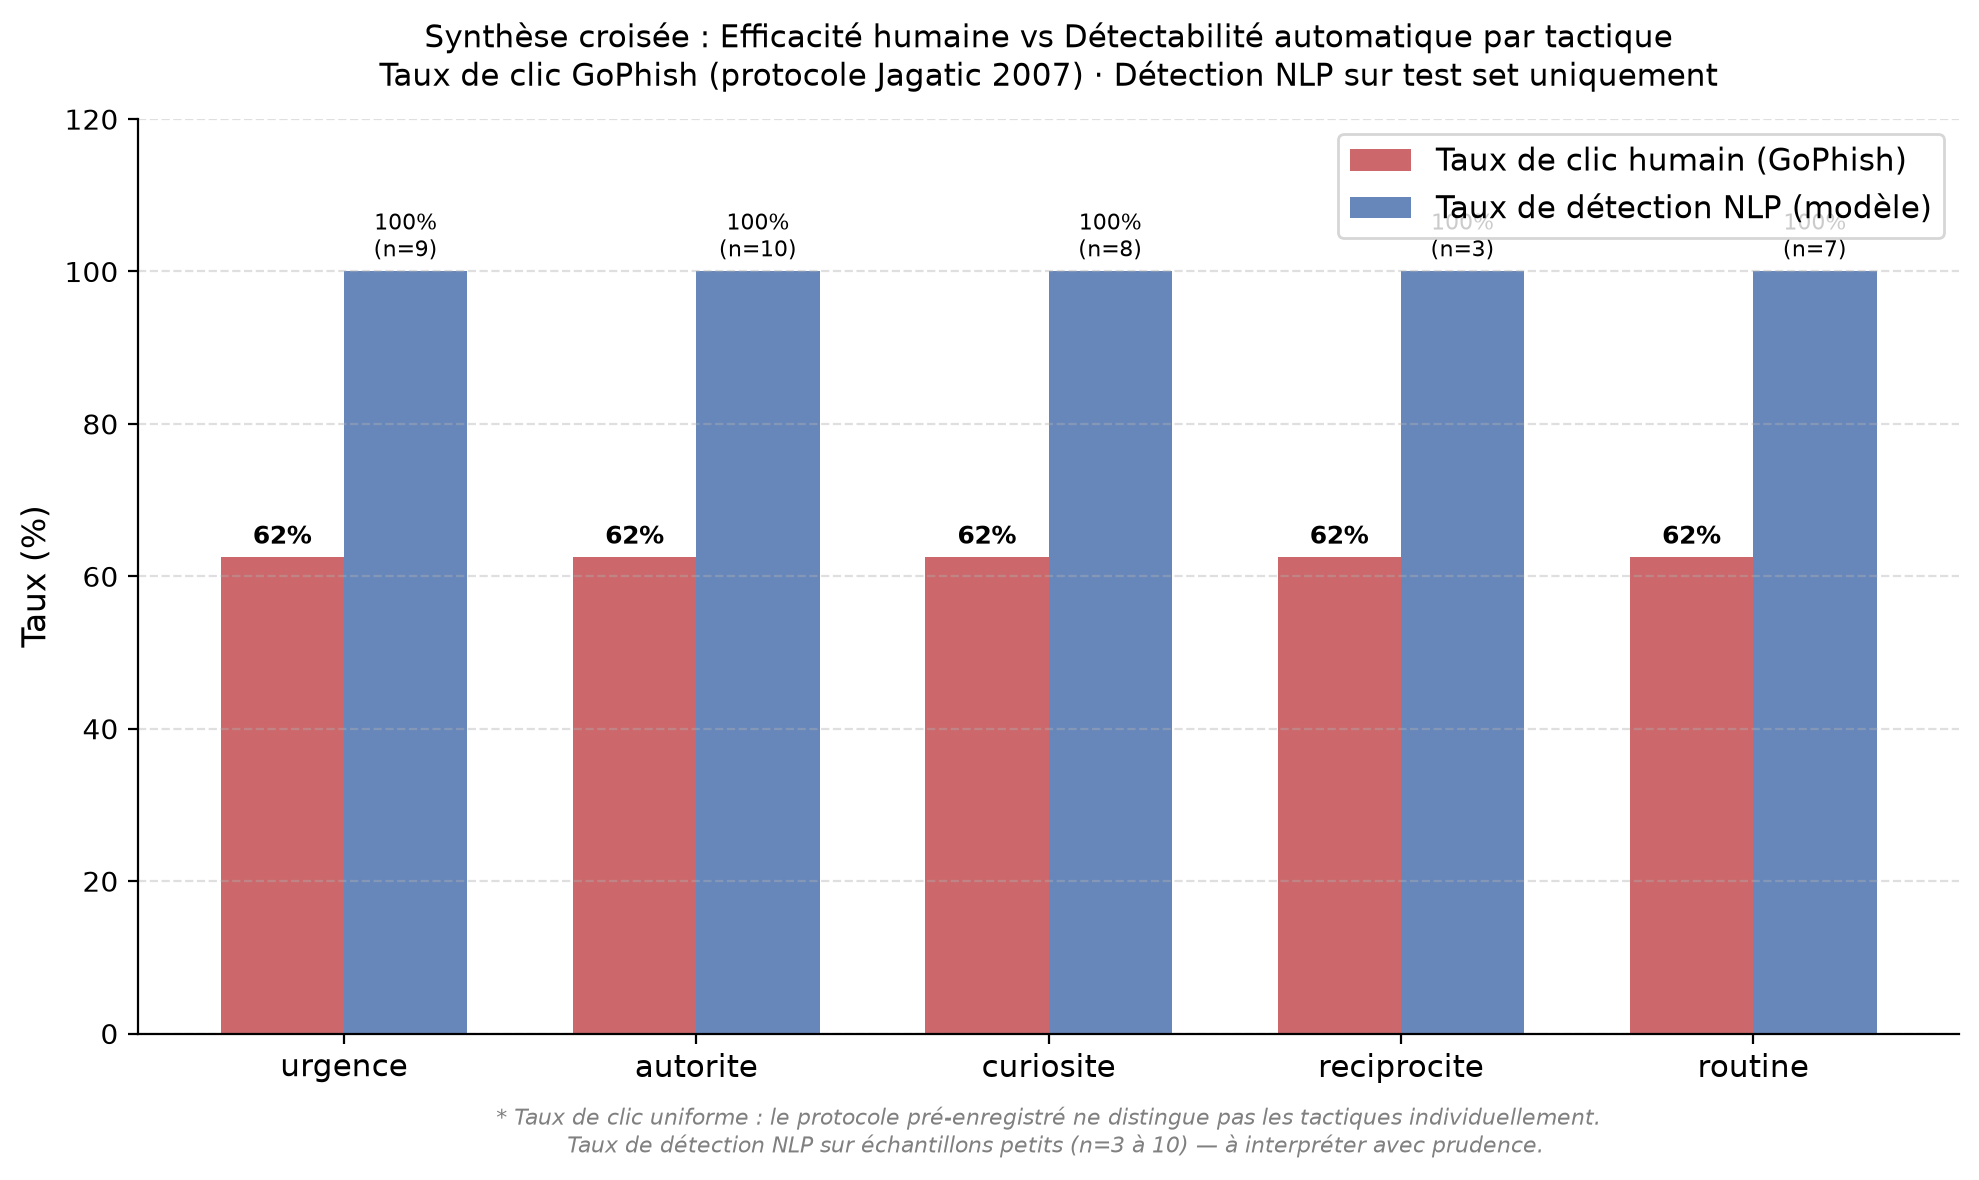

Source code (Python):
import matplotlib.pyplot as plt
import numpy as np

# Taux de clic GoPhish par tactique (campagne IA-Protocole-V1)
# Note : le protocole ne distingue pas les tactiques individuellement,
# on utilise le taux global 62.5% pour toutes les tactiques
# (affine si tu as le detail par tactique dans tes CSV GoPhish)
tactics = ["urgence", "autorite", "curiosite", "reciprocite", "routine"]

taux_clic = {
    "urgence": 62.5,
    "autorite": 62.5,
    "curiosite": 62.5,
    "reciprocite": 62.5,
    "routine": 62.5,
}

taux_detection = {
    "urgence": 100.0,
    "autorite": 100.0,
    "curiosite": 100.0,
    "reciprocite": 100.0,
    "routine": 100.0,
}

n_detection = {
    "urgence": 9,
    "autorite": 10,
    "curiosite": 8,
    "reciprocite": 3,
    "routine": 7,
}

x = np.arange(len(tactics))
width = 0.35

fig, ax = plt.subplots(figsize=(10, 6))

bars1 = ax.bar(x - width/2, [taux_clic[t] for t in tactics],
               width, label="Taux de clic humain (GoPhish)", color="#C44E52", alpha=0.85)
bars2 = ax.bar(x + width/2, [taux_detection[t] for t in tactics],
               width, label="Taux de détection NLP (modèle)", color="#4C72B0", alpha=0.85)

# Valeurs au-dessus des barres
for bar in bars1:
    ax.text(bar.get_x() + bar.get_width()/2, bar.get_height() + 1,
            f"{bar.get_height():.0f}%", ha="center", va="bottom", fontsize=9, fontweight="bold")

for i, bar in enumerate(bars2):
    n = n_detection[tactics[i]]
    ax.text(bar.get_x() + bar.get_width()/2, bar.get_height() + 1,
            f"{bar.get_height():.0f}%\n(n={n})", ha="center", va="bottom", fontsize=8)

ax.set_xticks(x)
ax.set_xticklabels(tactics, fontsize=11)
ax.set_ylabel("Taux (%)", fontsize=12)
ax.set_ylim(0, 120)
ax.set_title(
    "Synthèse croisée : Efficacité humaine vs Détectabilité automatique par tactique\n"
    "Taux de clic GoPhish (protocole Jagatic 2007) · Détection NLP sur test set uniquement",
    fontsize=11, pad=12
)
ax.legend(fontsize=11)
ax.spines["top"].set_visible(False)
ax.spines["right"].set_visible(False)
ax.grid(axis="y", linestyle="--", alpha=0.4)

# Note méthodologique
ax.text(0.5, -0.13,
        "* Taux de clic uniforme : le protocole pré-enregistré ne distingue pas les tactiques individuellement.\n"
        "  Taux de détection NLP sur échantillons petits (n=3 à 10) — à interpréter avec prudence.",
        transform=ax.transAxes, ha="center", fontsize=8, color="gray", style="italic")

plt.tight_layout()
plt.savefig("figure19_synthese_croisee.png", dpi=200, bbox_inches="tight")
print("Figure 19 sauvegardée : figure19_synthese_croisee.png")
